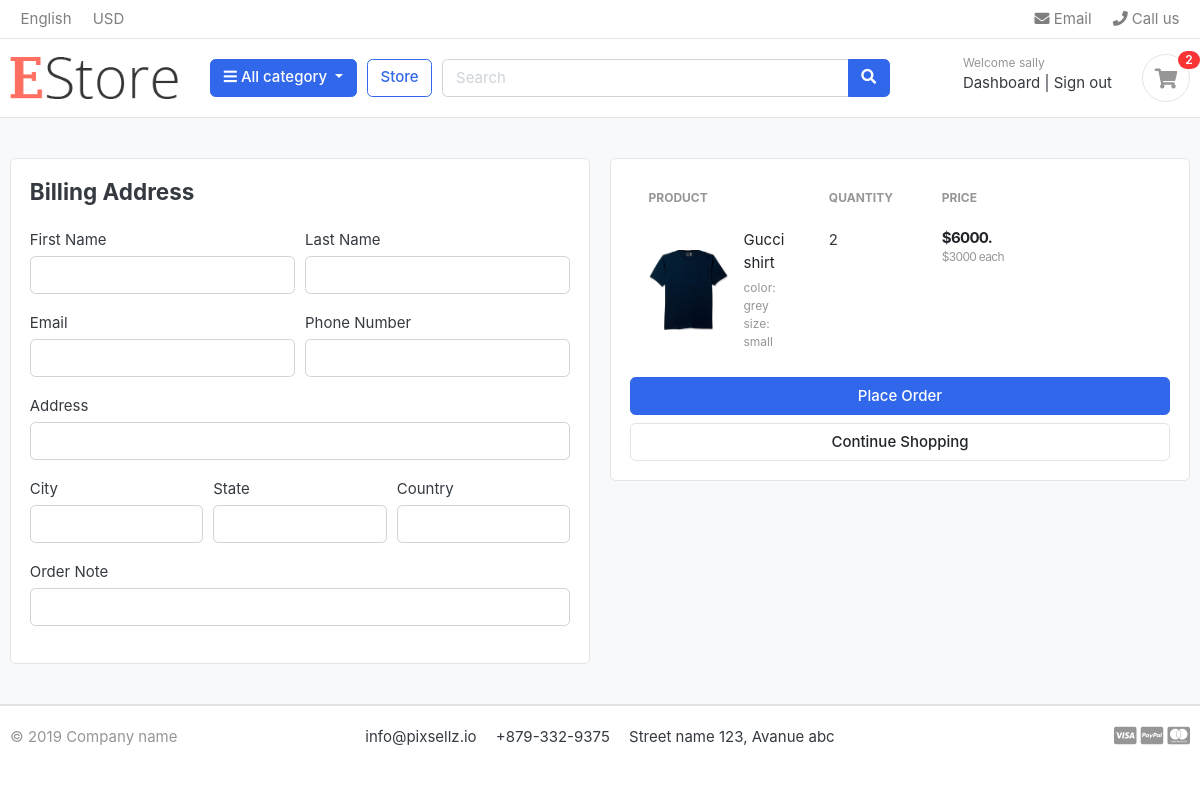
Page /cart/checkout/ (signed in) on the earlier database version.
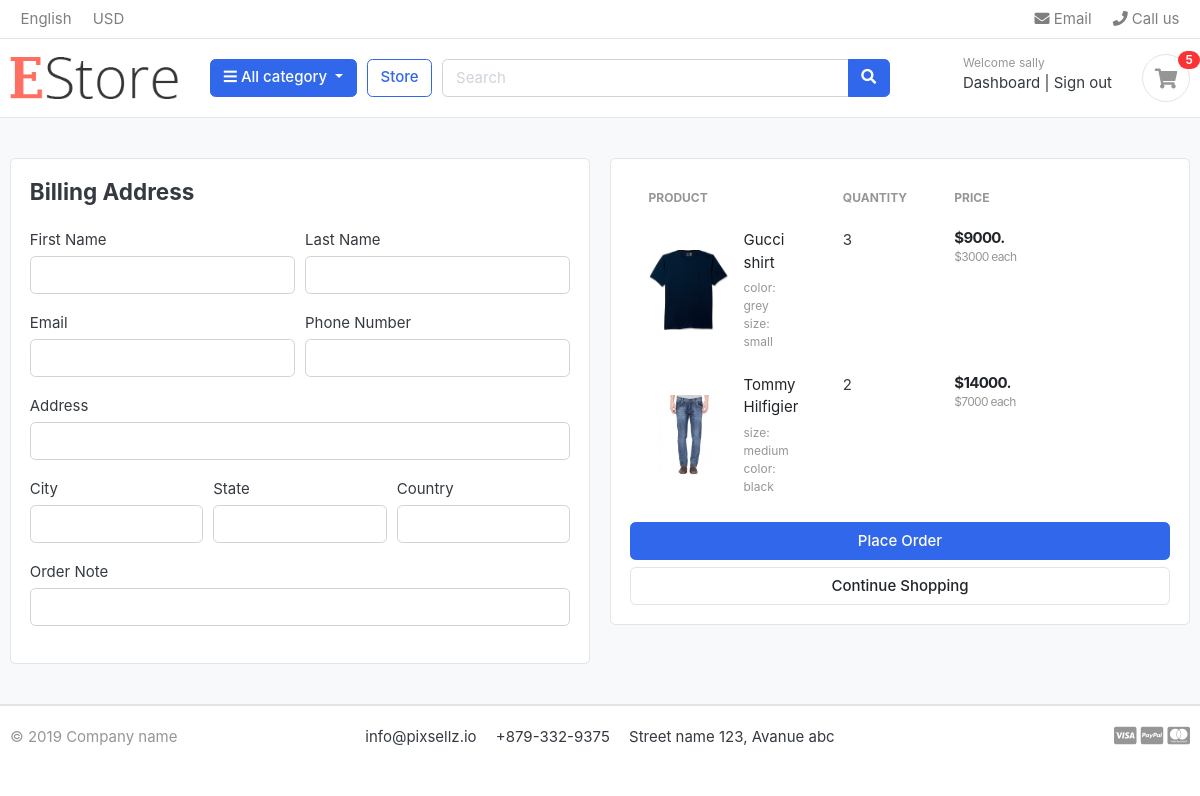
Same page on the later database version.
### cart/models.py (models this page shows, shortened)
class Cart_item(models.Model):
    user=models.ForeignKey(Account, on_delete=models.CASCADE, null=True)
    product=models.ForeignKey(Product, on_delete=models.CASCADE)
    variation=models.ManyToManyField(Variation, blank=True)
    cart=models.ForeignKey(Cart, on_delete=models.CASCADE, null=True)
    quantity=models.IntegerField()
    is_active=models.BooleanField(default=True)
    def sub_total(self):
        return self.product.price*self.quantity

### store/models.py (models this page shows, shortened)
class Product(models.Model):
    product_name = models.CharField(max_length=200, unique=True)
    slug= models.SlugField(max_length=200, unique=True)
    description = models.TextField(blank=True)
    price=models.IntegerField()
    images=models.ImageField(upload_to='photos/products')
    stock=models.IntegerField()
    is_available=models.BooleanField(default=True)
    category= models.ForeignKey(Category, on_delete=models.CASCADE)
    created_date=models.DateTimeField(auto_now_add=True)
    modified_date=models.DateField(auto_now=True)
    def get_url(self):
        return reverse ('product_details', args=[self.category.slug,self.slug])

class Variation(models.Model):
    product=models.ForeignKey(Product,on_delete=models.CASCADE)
    variation_category=models.CharField(max_length=500, choices=variation_category_choice)
    variation_value=models.CharField(max_length=60)
    is_active=models.BooleanField(default=True)
    created_date=models.DateTimeField(auto_now_add=True)
    objects=VariationManager()

### cart/views.py (the view)
# urls.py: path('checkout/', check_out, name="checkout"),
@login_required(login_url="signin")
def check_out(request,total=0, quantity=0, cart_item=None):
    try:
        tax=0
        grand_total=0
        if request.user.is_authenticated:
            cart_items=Cart_item.objects.filter(user=request.user, is_active=True)
        else:
            cart=Cart.objects.get(cart_id=_cart_id(request))
            cart_items=Cart_item.objects.filter(cart=cart, is_active=True)
        for cart_item in cart_items:
            total+=cart_item.product.price*cart_item.quantity
            quantity+=cart_item.quantity
        tax=2*total/100
        grand_total=tax+total
    except ObjectDoesNotExist:
        pass
    context={
        'total':total,
        'quantity':quantity,
        'cart_items':cart_items,
        'grand_total':grand_total,
        'tax':tax
    }
    return render(request, 'checkout.html', context)

### cart/context_processor.py (called while the page is built)
def counter(request):
    count=0
    if 'admin' in request.path:
        return {}
    else:
        try:
            cart=Cart.objects.filter(cart_id=_cart_id(request))
            if request.user.is_authenticated:
                print(request.user.is_authenticated)
                cart_items=Cart_item.objects.all().filter(user=request.user)
            else:
                cart_items=Cart_item.objects.all().filter(cart=cart[:1])
            for cart_item in cart_items:
                count+=cart_item.quantity
        except ObjectDoesNotExist:
            count=0
        return dict(count=count)

### cart/views.py (called while the page is built)
def _cart_id(request):
    cart = request.session.session_key
    if not cart:
        cart = request.session.create()
    return cart

### category/context_processors.py (called while the page is built)
def menu_links(request):
    links=Category.objects.all()
    return dict(links=links)

### category/models.py (called while the page is built)
    def get_url(self):
        return reverse ('store_category', args=[self.slug])

### templates/checkout.html (shortened to what this page needs)
{% extends 'base.html' %}
{% block content %}
{% load static %}
<section class="section-content padding-y bg">
<div class="container">
<div class="row">
	<aside class="col-lg-6">
<div class="card">
    <div class="card-body">
        <h4 class="card-title mb-4">Billing Address</h4>
        <form
       method ='POST' action="{% url 'place_order' %}" >
            <div class="form-row">
                <div class="col form-group">
                    <label for="">First Name</label>
                    <input type="text" name="first_name" class="form-control">
                </div>
                 <div class="col form-group">
                    <label for="">Last Name</label>
                    <input type="text" name="last_name" class="form-control">
                </div>
            </div>
            <div class="form-row">
                <div class="col form-group">
                    <label for="">Email</label>
                    <input type="email" name="email" class="form-control">
                </div>
                 <div class="col form-group">
                    <label for="">Phone Number</label>
                    <input type="text" name="phone" class="form-control">
                </div>
            </div>
            <div class="form-row">
                <div class="col form-group">
                    <label for="">Address </label>
                    <input type="text" name="address" class="form-control">
                </div>
            </div>
            <div class="form-row">
                <div class="col form-group">
                    <label for="">City</label>
                    <input type="text" name="city" class="form-control">
                </div>
                 <div class="col form-group">
                    <label for="">State</label>
                    <input type="text" name="state" class="form-control" required>
                </div>
                <div class="col form-group">
                    <label for="">Country</label>
                    <input type="text" name="country" class="form-control" required>
                </div>
            </div>
            <div class="form-row">
                <div class="col form-group">
                    <label for="">Order Note</label>
                    <input type="text" name="order_note" class="form-control">
                </div>
            </div>
    </div>
</div>
	</aside>
	<aside class="col-lg-6">
		<div class="card">
		<div class="card-body">
        <table class="table table-borderless table-shopping-cart">
<thead class="text-muted">
<tr class="small text-uppercase">
  <th scope="col">Product</th>
  <th scope="col" width="120">Quantity</th>
  <th scope="col" width="120">Price</th>
  <th scope="col" class="text-right" width="200"> </th>
</tr>
</thead>
<tbody>
{% for cart_item in cart_items%}
<tr>
	<td>
		<figure class="itemside align-items-center">
			<div class="aside"><img src="{{cart_item.product.images.url}}" class="img-sm"></div>
			<figcaption class="info">
				<a href="{{cart_item.product.get_url}}" class="title text-dark">{{ cart_item.product.product_name }}</a>
				{% if cart_item.variation.all %}
				{% for item in cart_item.variation.all %}
				<p class="text-muted small">{{item.variation_category}}: {{item.variation_value}}<br> </p>
				{% endfor %}
				{% endif %}
			</figcaption>
		</figure>
	</td>
	<td>
    <label for="">{{cart_item.quantity}}</label>
	</td>
	<td>
		<div class="price-wrap">
			<var class="price">${{cart_item.sub_total}}.</var>
			<small class="text-muted"> ${{cart_item.product.price}} each </small>
		</div>
	</td>
</tr>
{% endfor %}
</tbody>
</table>
            <button type="submit" name="submit" class="btn btn-primary btn-block">Place Order</button>
            <a href="{% url 'store' %}" name="submit" class="btn btn-light btn-block">Continue Shopping</a>
		</div>
		</div>
</aside>
</div>
</div>
</section>
</body>
</html>
{% endblock %}

### templates/includes/navbar.html (shortened to what this page needs)
{% load static %}
<header class="section-header">
<nav class="navbar p-md-0 navbar-expand-sm navbar-light border-bottom">
<div class="container">
  <div class="collapse navbar-collapse" id="navbarTop4">
    <ul class="navbar-nav mr-auto">
    	<li class="nav-item dropdown">
		 	<a href="#" class="nav-link">   English </a>
		</li>
		<li class="nav-item dropdown">
			<a href="#" class="nav-link"> USD </a>
		</li>
    </ul>
    <ul class="navbar-nav">
		<li><a href="#" class="nav-link"> <i class="fa fa-envelope"></i> Email </a></li>
		<li><a href="#" class="nav-link"> <i class="fa fa-phone"></i> Call us </a></li>
	</ul>
  </div>
</div>
</nav>
<section class="header-main border-bottom">
	<div class="container">
<div class="row align-items-center">
	<div class="col-lg-2 col-md-3 col-6">
		<a href="{% url 'home' %}" class="brand-wrap">
			<img class="logo" src="{% static './images/hi.png' %}">
		</a>
	</div>
	<div class="col-lg col-sm col-md col-6 flex-grow-0">
		<div class="category-wrap dropdown d-inline-block float-right">
			<button type="button" class="btn btn-primary dropdown-toggle" data-toggle="dropdown">
				<i class="fa fa-bars"></i> All category
			</button>
		</div>
	</div>
	<a href="{% url 'store' %}" class="btn btn-outline-primary">Store</a>
	<div class="col-lg  col-md-6 col-sm-12 col">
		<form action="{% url 'search' %}" class="search">
			<div class="input-group w-100">
			    <input type="text" class="form-control" style="width:60%;" placeholder="Search" name='keyword'>
			    <div class="input-group-append">
			      <button class="btn btn-primary" type="submit">
			        <i class="fa fa-search"></i>
			      </button>
			    </div>
		    </div>
		</form>
	</div>
	<div class="col-lg-3 col-sm-6 col-8 order-2 order-lg-3">
				<div class="d-flex justify-content-end mb-3 mb-lg-0">
				{% if user.id is None %}
					<div class="widget-header">
						<small class="title text-muted">Welcome guest!</small>
						<div>
							<a href="{% url 'signin' %}">Sign in</a> <span class="dark-transp"> | </span>
							<a href="{% url 'register' %}"> Register</a>
						</div>
					</div>
					{% else %}
					<div class="widget-header">
						<small class="title text-muted">Welcome {{user.first_name}}</small>
						<div>
							<a href="{% url 'dashboard' %}">Dashboard</a> <span class="dark-transp"> | </span>
							<a href="{% url 'logout' %}">Sign out</a>
						</div>
					</div>
					{% endif %}
					<a href="{% url 'cart' %}" class="widget-header pl-3 ml-3">
						<div class="icon icon-sm rounded-circle border"><i class="fa fa-shopping-cart"></i></div>
						<span class="badge badge-pill badge-danger notify">{{count}}</span>
					</a>
				</div>
			</div>
</div>
	</div>
</section>
</header>

Differences in the rows shown:
changed Cart_item "Gucci shirt": quantity "2" → "3"; sub_total "6000" → "9000"
added Cart_item: product.images (picture), product.product_name "Tommy Hilfigier", quantity "2", sub_total "14000", product.price "7000"
now on this page (row unchanged): Variation: variation_category "size", variation_value "medium", shown under "Tommy Hilfigier"
now on this page (row unchanged): Variation: variation_category "color", variation_value "black", shown under "Tommy Hilfigier"
Other differences:
{{ count }}: "2" → "5"
